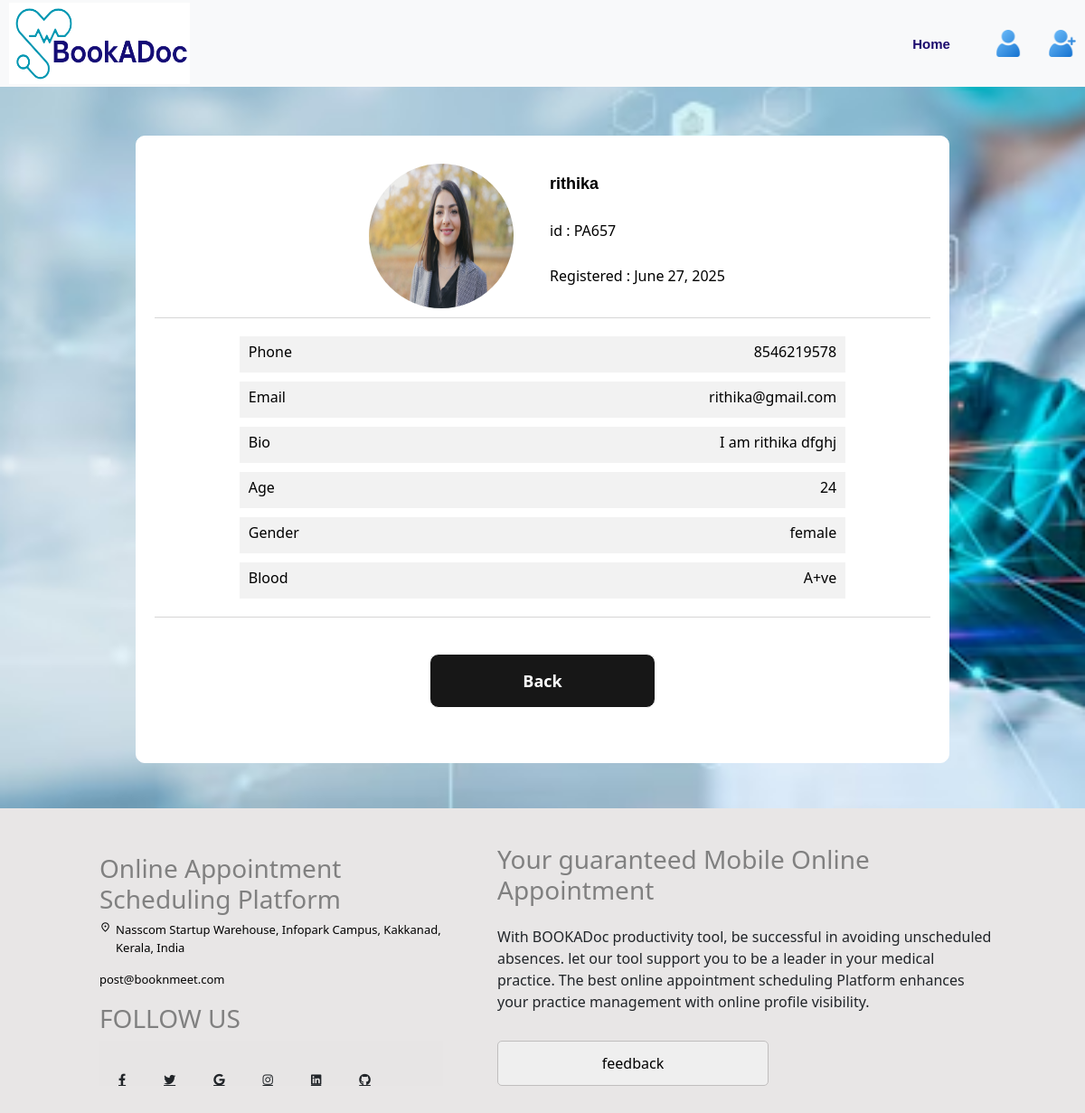
/viewpatient/1, run on the app's committed database.
### bookadoc/models.py (models this page shows, shortened)
class PatientPro(models.Model):
    choice = (('male','male'),('female','female'))
    profile_pic = models.ImageField(upload_to='patient_photos/', blank=True,null=True)
    patient = models.OneToOneField(User, on_delete=models.CASCADE)
    phone = models.IntegerField(null=True)
    bio = models.TextField(blank=True)
    age = models.IntegerField(null=True)
    gender = models.CharField(max_length=100,choices=choice)
    blood = models.CharField(max_length=50,blank=True)
    created = models.DateField(default=timezone.now)

### bookadoc/views.py (the view)
# urls.py: path('viewpatient/<int:p_id>',view_patient,name='view_patient'),
def view_patient(request,p_id):
    pro = PatientPro.objects.get(id = p_id)
    return render(request,'view_patient.html',{'pro':pro})

### templates/view_patient.html
{%extends 'patient_dashboard.html'%}
{% load static%}
 {%block extra_css%}
    <link rel="stylesheet" href="{% static 'css/doctorprofile.css' %}">
 {%endblock%}
 {%block content%}
             <div class="profile">
                    <div class="profile_sec">
                        <div class="profile_pic">
                          {% if pro.profile_pic%}
                           <img src="{{pro.profile_pic.url}}" alt="profile picture" class="pic">
                          {%else%}
                            <img src="{% static 'img/default.jpg'%}" alt="" class="pic">
                          {%endif%}
                           <div class="div">
                               <p class="username">{{pro.patient.username}}</p>
                               <p>id : PA65{{pro.patient.id}}</p>
                               <p>Registered : {{pro.created}}</p>
                           </div>
                        </div>
                        <div class="personal_info">
                             <div class="info">
                            <p>Phone</p><p>{{pro.phone}}</p>
                            </div>
                            <div class="info">
                            <p>Email</p><p>{{pro.patient.email}}</p>
                            </div>
                           <div class="info">
                            <p>Bio</p><p>{{pro.bio}}</p>
                          </div>
                           <div class="info">
                            <p>Age</p><p>{{pro.age}}</p>
                          </div>
                          <div class="info">
                            <p>Gender</p><p>{{pro.gender}}</p>
                            </div>
                          <div class="info">
                            <p>Blood</p><p>{{pro.blood}}</p>
                         </div>
                        </div>
                        <div class="history">
                           <div class="back">
                              <a href="{%url 'manage_patients'%}">
                               <button>Back</button>
                              </a>
                           </div>
                        </div>
                    </div>
            </div>
{%endblock%}

### static/css/patient_dashboard.css (style rules this page uses)
* { margin: 0; }
a { text-decoration: none; color: black; }

### static/css/doctorprofile.css (style rules this page uses)
* { margin: 0; }
.profile { display: flex; flex-direction: column; justify-content: center; align-items: center; background-image: url(../img/doctor3.jpg); background-position: center; background-repeat: no-repeat; background-size: cover; width: 100%; min-height: 600px; padding-top: 150px; padding-bottom: 50px; }
.profile_sec { display: flex; flex-direction: column; justify-content: center; align-items: center; gap: 10px; font-weight: 500; color:black; width: 900px; min-height: 600px; border: 1px solid white; border-radius: 10px; padding: 20px; background-color: rgb(255, 255, 255); }
.profile_pic { width: 100%; min-height: 100px; background-color: white; display: flex; gap: 30px; align-items: center; justify-content: center; border-bottom: 1px solid rgba(128, 128, 128, 0.327); }
.username { font-weight: 600; font-size: 18px; font-family: 'Franklin Gothic Medium', 'Arial Narrow', Arial, sans-serif; }
.div { display: flex; flex-direction: column; gap: 10px; }
.pic { width: 180px; height: 180px; border-radius: 100px; padding: 10px; }
.personal_info { display: flex; flex-direction: column; align-items: center; justify-content: center; gap: 10px; width: 100%; padding: 10px; }
.info { display: flex; align-items: center; justify-content:space-between; width: 80%; height: 40px; background-color: rgba(211, 211, 211, 0.301); padding: 10px; }
.info p { margin-top: 10px; }
.history { display: flex; flex-direction: column; align-items: center; justify-content: center; border-top: 1px solid rgba(183, 181, 181, 0.567); width: 100%; padding: 20px; gap: 10px; }
.back { padding: 10px; height: 100px; display: flex; align-items: center; justify-content: center; }
.back button { padding: 10px; width: 250px; height: 60px; border-radius: 10px; border: 1px solid white; background-color: rgba(10, 10, 10, 0.945); color: white; font-weight: 600; font-size: 18px; }

### data on the page
PatientPro: profile_pic (picture), patient.username "rithika", patient.id "7", created "June 27, 2025", phone "8546219578", patient.email "rithika@gmail.com", bio "I am rithika dfghj", age "24", gender "female", blood "A+ve"
